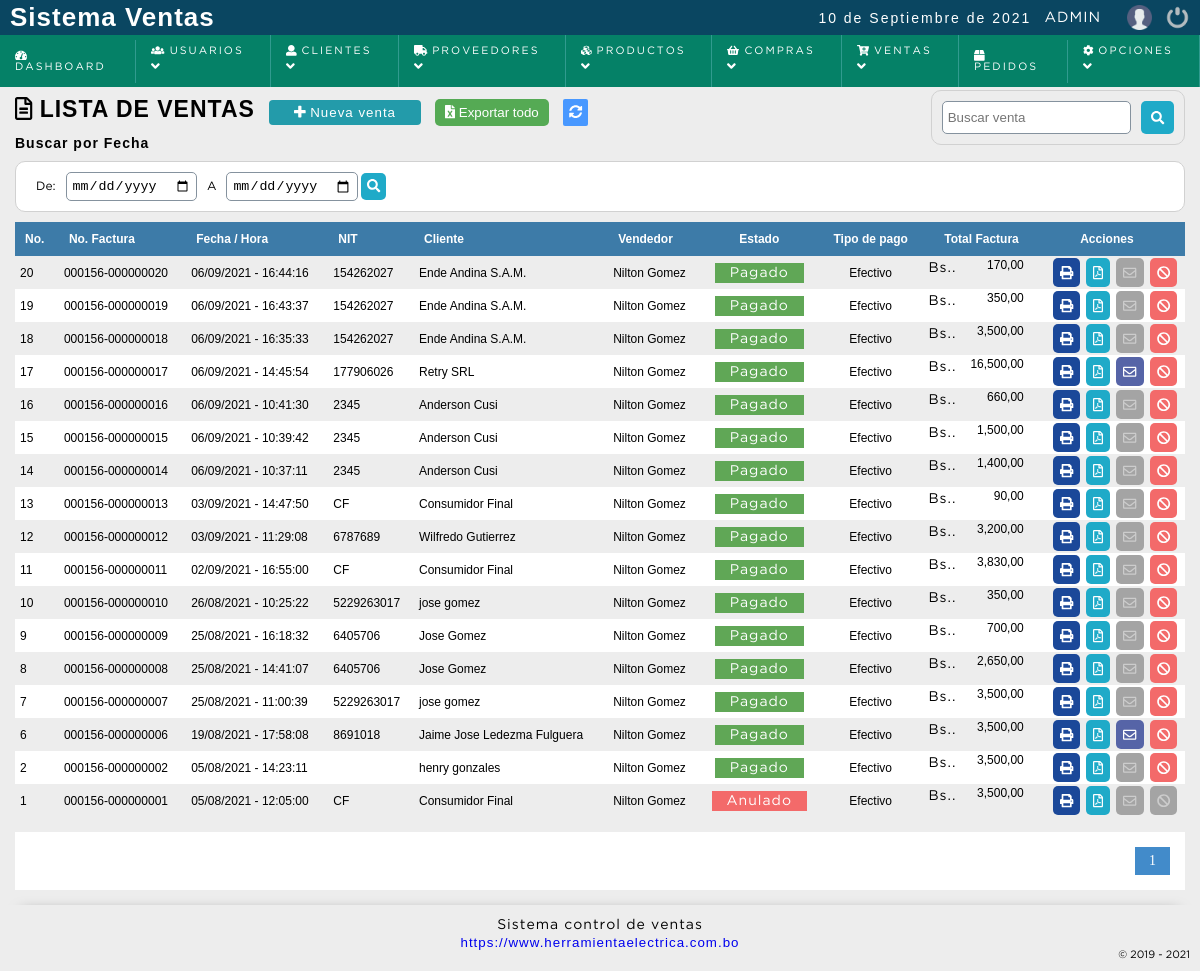
Page /sistema/ventas/ventas.php (signed in) on the earlier database version.
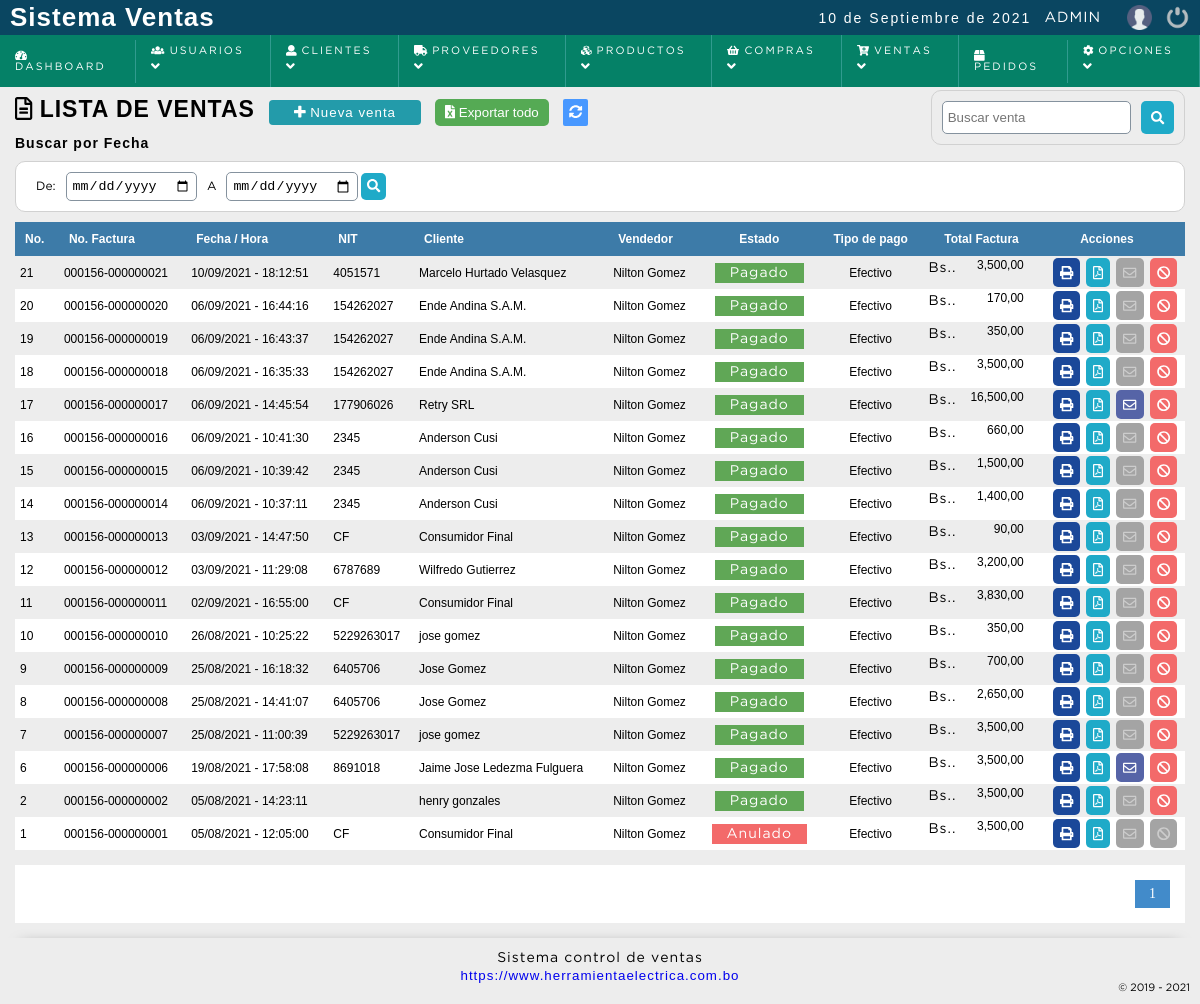
Same page on the later database version.
### tables this page shows
CREATE TABLE `factura` (
  `nofactura` bigint(11) NOT NULL,
  `serieid` bigint(20) NOT NULL,
  `factura_serie` bigint(20) NOT NULL,
  `fecha` date NOT NULL,
  `usuario` int(11) DEFAULT NULL,
  `codcliente` int(11) DEFAULT NULL,
  `totalfactura` decimal(10,2) DEFAULT NULL,
  `descuento` decimal(20,2) NOT NULL,
  `tipopago_id` int(11) NOT NULL,
  `efectivo` decimal(10,2) NOT NULL,
  `dateadd` datetime NOT NULL DEFAULT current_timestamp(),
  `estatus` int(11) NOT NULL DEFAULT 1
);

CREATE TABLE `facturas` (
  `idserie` bigint(20) NOT NULL,
  `cai` varchar(50) NOT NULL,
  `prefijo` varchar(20) NOT NULL,
  `periodo_inicio` date NOT NULL,
  `periodo_fin` date NOT NULL,
  `no_inicio` bigint(20) NOT NULL,
  `no_fin` bigint(20) NOT NULL,
  `ceros` int(11) NOT NULL,
  `usuarioid` bigint(20) NOT NULL,
  `dateadd` datetime NOT NULL DEFAULT current_timestamp(),
  `status` int(11) NOT NULL DEFAULT 1
);

CREATE TABLE `cliente` (
  `idcliente` int(11) NOT NULL,
  `nit` varchar(20) NOT NULL,
  `nombre` varchar(80) DEFAULT NULL,
  `telefono` int(11) DEFAULT NULL,
  `correo` varchar(100) NOT NULL,
  `clave` varchar(255) NOT NULL,
  `cod_temp` varchar(200) NOT NULL,
  `direccion` text DEFAULT NULL,
  `dateadd` datetime NOT NULL DEFAULT current_timestamp(),
  `usuario_id` int(11) NOT NULL,
  `estatus` int(11) NOT NULL DEFAULT 1
);

CREATE TABLE `usuario` (
  `idusuario` int(11) NOT NULL,
  `dpi` varchar(20) NOT NULL,
  `nombre` varchar(50) DEFAULT NULL,
  `telefono` bigint(20) NOT NULL,
  `correo` varchar(100) DEFAULT NULL,
  `usuario` varchar(15) DEFAULT NULL,
  `clave` varchar(100) DEFAULT NULL,
  `cod_temp` varchar(200) DEFAULT NULL,
  `rol` int(11) DEFAULT NULL,
  `dateadd` datetime NOT NULL DEFAULT current_timestamp(),
  `estatus` int(11) NOT NULL DEFAULT 1
);

CREATE TABLE `tipo_pago` (
  `id_tipopago` int(11) NOT NULL,
  `tipo_pago` varchar(50) NOT NULL,
  `descripcion` text NOT NULL,
  `date_add` datetime NOT NULL DEFAULT current_timestamp(),
  `estatus` int(11) NOT NULL DEFAULT 1
);

### sistema/includes/functions.php (called while the page is built, shortened)
<?php
	function formatFactura($factura,$ceros){
		$intFactura = str_pad($factura,$ceros,'0',STR_PAD_LEFT);
		return $intFactura;
	}
	function encrypt($string, $key) {
	   $result = '';
	   for($i=0; $i<strlen($string); $i++) {
	      $char = substr($string, $i, 1);
	      $keychar = substr($key, ($i % strlen($key))-1, 1);
	      $char = chr(ord($char)+ord($keychar));
	      $result.=$char;
	   }
	   return base64_encode($result);
	}
	function decrypt($string, $key) {
	   $result = '';
	   $string = base64_decode($string);
	   for($i=0; $i<strlen($string); $i++) {
	      $char = substr($string, $i, 1);
	      $keychar = substr($key, ($i % strlen($key))-1, 1);
	      $char = chr(ord($char)-ord($keychar));
	      $result.=$char;
	   }
	   return $result;
	}
	function formatCant($cantidad){
		$cantidad = number_format($cantidad,2,SPD,SPM);
		return $cantidad;
	}
 ?>

### sistema/ventas/ventas.php (the view, shortened to what the changed rows need)
<?php
	include "../../conexion.php";
	$sql_registe = mysqli_query($conection,"SELECT COUNT(*) as total_registro FROM factura");
	$result_register = mysqli_fetch_array($sql_registe);
	$total_registro = $result_register['total_registro'];
	$por_pagina = 200;
	if(empty($_GET['pagina']))
	{
		$pagina = 1;
	}else{
		$pagina = $_GET['pagina'];
	}
	$desde = ($pagina-1) * $por_pagina;
	$total_paginas = ceil($total_registro / $por_pagina);
	$query = mysqli_query($conection,"SELECT f.nofactura,f.factura_serie,
											 DATE_FORMAT(f.fecha, '%d/%m/%Y') as fecha, DATE_FORMAT(f.dateadd,'%H:%i:%s') as  hora,
											 f.totalfactura,
											 f.codcliente,
											 f.estatus,
											 u.nombre as vendedor,
											 cl.nit,
											 cl.correo,
											 cl.nombre as cliente,
											 tp.tipo_pago,
											 s.prefijo,s.ceros
										FROM factura f
										INNER JOIN usuario u
										ON f.usuario = u.idusuario
										INNER JOIN cliente cl
										ON f.codcliente = cl.idcliente
										INNER JOIN tipo_pago tp
										ON f.tipopago_id = tp.id_tipopago
										INNER JOIN facturas s
										ON f.serieid = s.idserie
										WHERE f.estatus != 10
									  	ORDER BY f.nofactura DESC LIMIT $desde,$por_pagina
		");
 ?>
<!DOCTYPE html>
<html lang="en">
<head>
	<?php include "../includes/scripts.php"; ?>
</head>
<body>
	<?php include "../includes/header.php"; ?>
	<section id="container">
		<h1><i class="far fa-file-alt"></i> Lista de ventas</h1>
	<div class="containerTable">
		<table>
			<tr>
				<th>No.</th>
				<th>No. Factura</th>
				<th>Fecha / Hora</th>
				<th><?php echo IDENTIFICACION_TRIBUTARIA; ?></th>
				<th>Cliente</th>
				<th>Vendedor</th>
				<th class="textcenter">Estado</th>
				<th class="textcenter">Tipo de pago</th>
				<th class="textright">Total Factura</th>
				<th class="textcenter">Acciones</th>
			</tr>
		<?php
			if($result > 0){
				while ($data = mysqli_fetch_array($query)) {
					$venta_c = "venta_".$data["nofactura"];
					$idCliente = "cliente_".$data["codcliente"];
					$idventacript = encrypt($venta_c,$data["codcliente"]);
					$idclientecipt = encrypt($idCliente,$idventacript);
					if($data["estatus"] == 1){
						$estado = '<span class="pagada">Pagado</span>';
					}else{
						$estado = '<span class="anulada">Anulado</span>';
					}
			?>
				<tr id="row_<?php echo $data["nofactura"]; ?>">
					<td><?php echo $data["nofactura"]; ?></td>
					<td><?php echo $data["prefijo"].'-'.formatFactura($data["factura_serie"],$data["ceros"]); ?></td>
					<td><?php echo $data["fecha"].' - '.$data["hora"]; ?></td>
					<td><?php echo $data["nit"]; ?></td>
					<td><?php echo $data["cliente"]; ?></td>
					<td><?php echo $data["vendedor"]; ?></td>
					<td class="estado textcenter"><?php echo $estado; ?></td>
					<td class="textcenter"><?php echo $data['tipo_pago']; ?></td>
					<td class="textright totalfactura"><span><?= SIMBOLO_MONEDA ?>.</span><?php echo formatCant($data["totalfactura"]); ?></td>
					<td class="textright">
						<div class="div_acciones">
							<div>
								<button class="btn_print view_ticket" type="button" cl="<?php echo $idclientecipt; ?>" f="<?php echo $idventacript;?>" title="Imprimir" ><i class="fas fa-print"></i></button>
							</div>
							<div>
								<button class="btn_view view_pdf" type="button" cl="<?php echo $idclientecipt; ?>" f="<?php echo $idventacript;?>" title="Generar PDF" ><i class="far fa-file-pdf"></i></i></button>
							</div>
						<?php if($data["correo"] == '' || $data["correo"] == '-'){ ?>
							<div class="div_factura">
								<button type="button" class="btn_anular inactive" ><i class="far fa-envelope"></i></button>
							</div>
						<?php }else{ ?>
							<div>
								<button class="btn_sendEmail send_factura" type="button" cl="<?php echo $idclientecipt; ?>" f="<?php echo $idventacript;?>" email="<?php echo $data["correo"]; ?>"  title="Enviar email" ><i class="far fa-envelope"></i></button>
							</div>
						<?php } ?>
						<?php if($_SESSION['rol'] == 1 || $_SESSION['rol'] == 2){
									if($data["estatus"] == 1)
									{
						?>
							<div class="div_factura">
								<button class="btn_anular anular_factura" fac="<?php echo $data["nofactura"]; ?>" type="button" title="Anular venta"><i class="fas fa-ban"></i></button>
							</div>
						<?php 		}else{  ?>
							<div class="div_factura">
								<button type="button" class="btn_anular inactive" ><i class="fas fa-ban"></i></button>
							</div>
						<?php
						}
								}
						?>
						</div>
					</td>
				</tr>
		<?php
				}
			}else{
				echo '<tr><td colspan="9" align="center"><p><strong>No hay datos para mostrar</strong></p></td></tr>';
			}
		 ?>
		</table>
	</div>
	<?php
		if($total_registro != 0)
		{
	 ?>
		<div class="paginador">
			<ul>
			<?php
				for ($i=1; $i <= $total_paginas; $i++) {
					if($i == $pagina)
					{
						echo '<li class="pageSelected">'.$i.'</li>';
					}else{
						echo '<li><a href="?pagina='.$i.'">'.$i.'</a></li>';
					}
				}
			 ?>
			</ul>
		</div>
	<?php } ?>
	</section>
</body>
</html>

Differences in the rows shown:
added factura: nofactura "21", facturas.prefijo "000156", factura_serie.ceros "000000021", fecha "10/09/2021", hora "18:12:51", cliente.nit "4051571", cliente.nombre "Marcelo Hurtado Velasquez", usuario.nombre "Nilton Gomez", estatus "Pagado", tipo_pago.tipo_pago "Efectivo", totalfactura "3,500,00"
